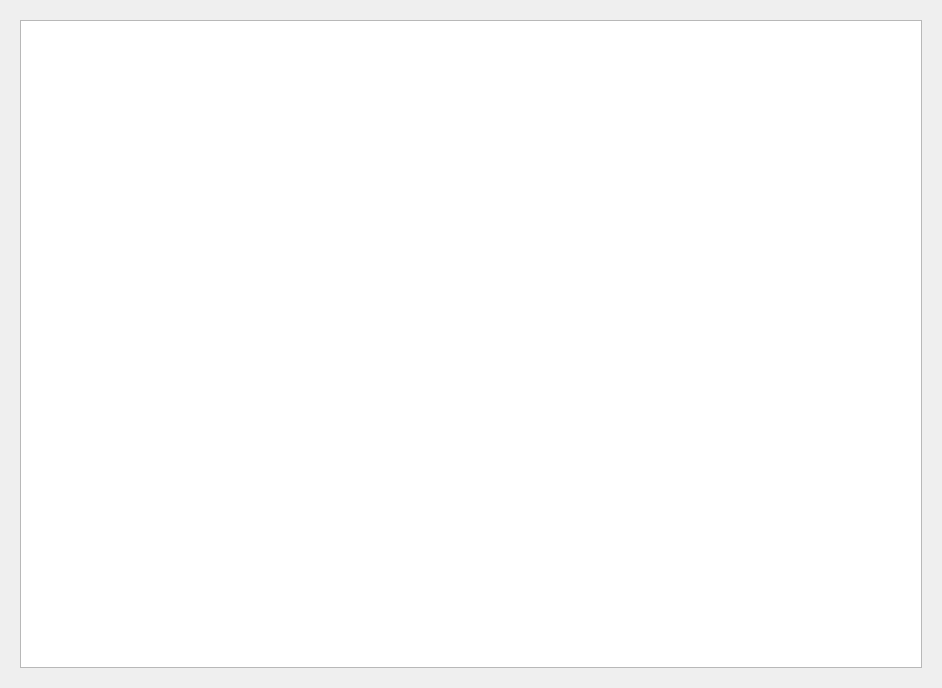
<?xml version="1.0" encoding="UTF-8"?>
<ui version="4.0">
 <class>Dialog</class>
 <widget class="QDialog" name="Dialog">
  <property name="geometry">
   <rect>
    <x>0</x>
    <y>0</y>
    <width>942</width>
    <height>688</height>
   </rect>
  </property>
  <property name="windowTitle">
   <string>Users Window</string>
  </property>
  <layout class="QGridLayout" name="gridLayout">
   <item row="0" column="0">
    <widget class="QWidget" name="widget" native="true">
     <layout class="QGridLayout" name="gridLayout_2">
      <item row="0" column="0">
       <widget class="QTableWidget" name="tableWidget_Users"/>
      </item>
     </layout>
    </widget>
   </item>
  </layout>
 </widget>
 <resources/>
 <connections/>
</ui>
